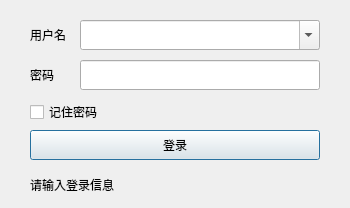
<?xml version="1.0" encoding="UTF-8"?>
<ui version="4.0">
 <class>login</class>
 <widget class="QDialog" name="login">
  <property name="geometry">
   <rect>
    <x>0</x>
    <y>0</y>
    <width>350</width>
    <height>208</height>
   </rect>
  </property>
  <property name="windowTitle">
   <string>多点远程超声 - 上级医生登录</string>
  </property>
  <property name="modal">
   <bool>false</bool>
  </property>
  <widget class="QLabel" name="userLabel">
   <property name="geometry">
    <rect>
     <x>30</x>
     <y>20</y>
     <width>50</width>
     <height>30</height>
    </rect>
   </property>
   <property name="text">
    <string>用户名</string>
   </property>
  </widget>
  <widget class="QLabel" name="passLabel">
   <property name="geometry">
    <rect>
     <x>30</x>
     <y>60</y>
     <width>50</width>
     <height>30</height>
    </rect>
   </property>
   <property name="text">
    <string>密码</string>
   </property>
  </widget>
  <widget class="QLineEdit" name="passLineEdit">
   <property name="geometry">
    <rect>
     <x>80</x>
     <y>60</y>
     <width>240</width>
     <height>30</height>
    </rect>
   </property>
   <property name="echoMode">
    <enum>QLineEdit::Password</enum>
   </property>
  </widget>
  <widget class="QPushButton" name="loginPushButton">
   <property name="geometry">
    <rect>
     <x>30</x>
     <y>130</y>
     <width>290</width>
     <height>30</height>
    </rect>
   </property>
   <property name="text">
    <string>登录</string>
   </property>
   <property name="default">
    <bool>true</bool>
   </property>
  </widget>
  <widget class="QLabel" name="statusLabel">
   <property name="geometry">
    <rect>
     <x>30</x>
     <y>170</y>
     <width>290</width>
     <height>30</height>
    </rect>
   </property>
   <property name="text">
    <string>请输入登录信息</string>
   </property>
  </widget>
  <widget class="QCheckBox" name="rememberCheckBox">
   <property name="geometry">
    <rect>
     <x>30</x>
     <y>97</y>
     <width>71</width>
     <height>30</height>
    </rect>
   </property>
   <property name="text">
    <string>记住密码</string>
   </property>
  </widget>
  <widget class="QComboBox" name="idComboBox">
   <property name="geometry">
    <rect>
     <x>80</x>
     <y>20</y>
     <width>240</width>
     <height>30</height>
    </rect>
   </property>
   <property name="editable">
    <bool>true</bool>
   </property>
  </widget>
 </widget>
 <layoutdefault spacing="6" margin="11"/>
 <tabstops>
  <tabstop>idComboBox</tabstop>
  <tabstop>passLineEdit</tabstop>
  <tabstop>rememberCheckBox</tabstop>
  <tabstop>loginPushButton</tabstop>
 </tabstops>
 <resources/>
 <connections/>
</ui>
